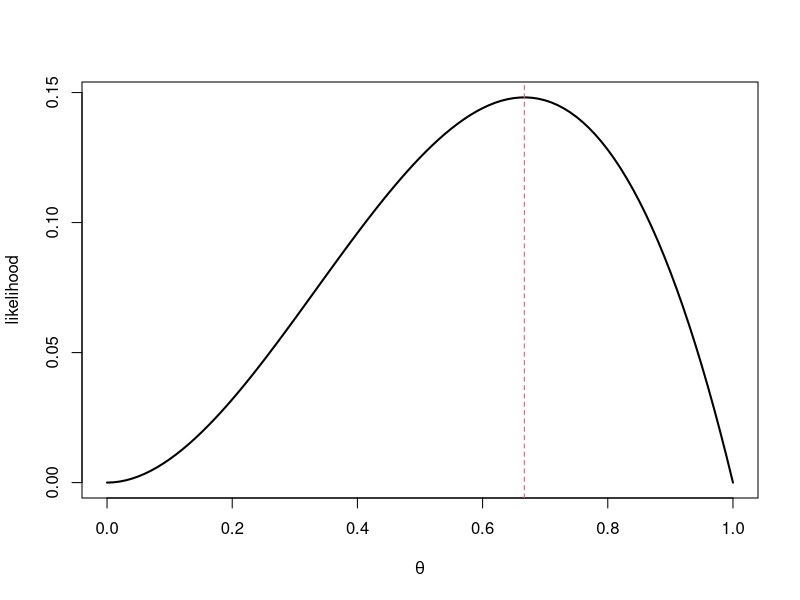
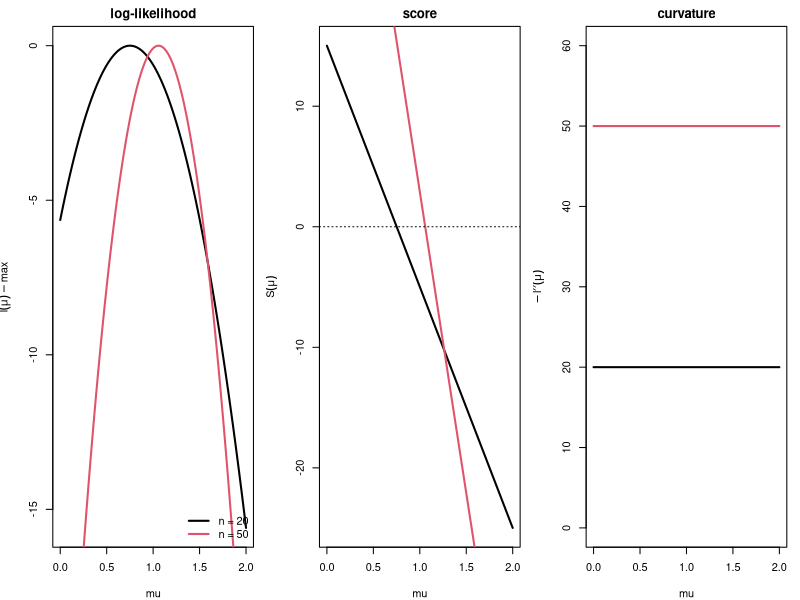
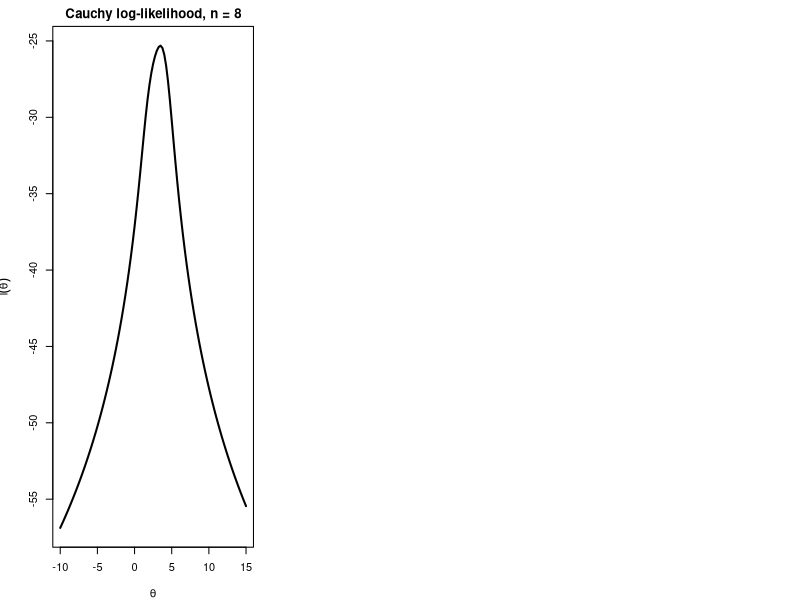
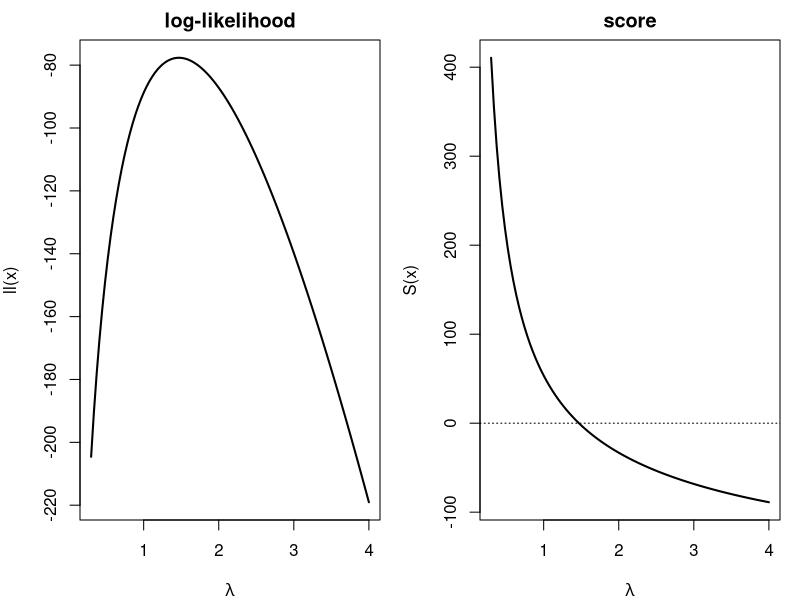
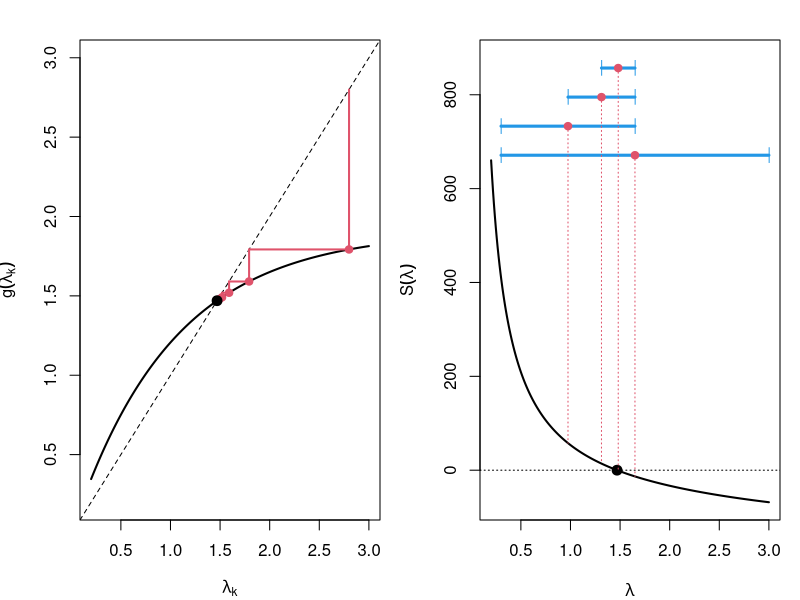
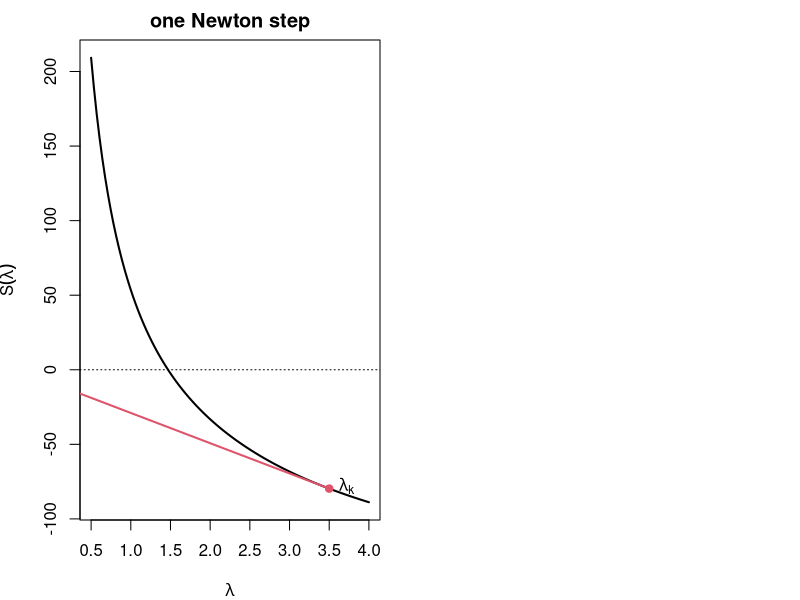
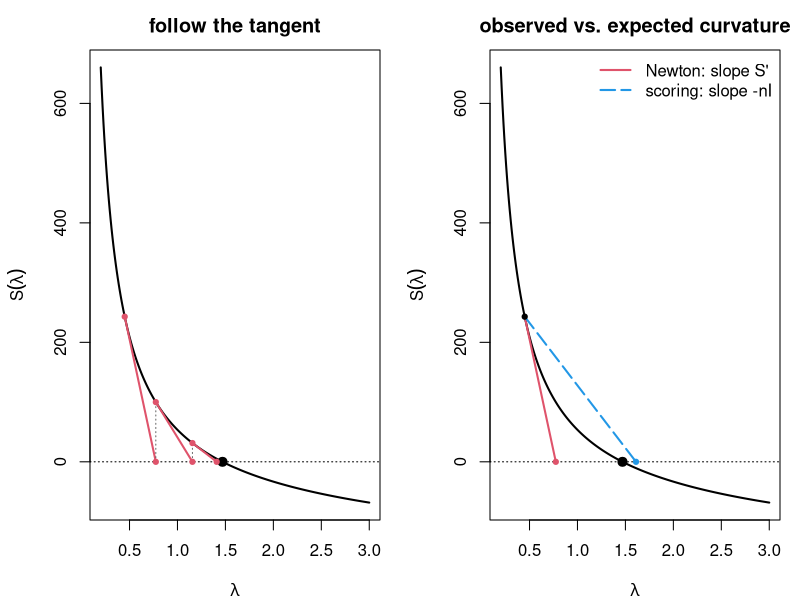
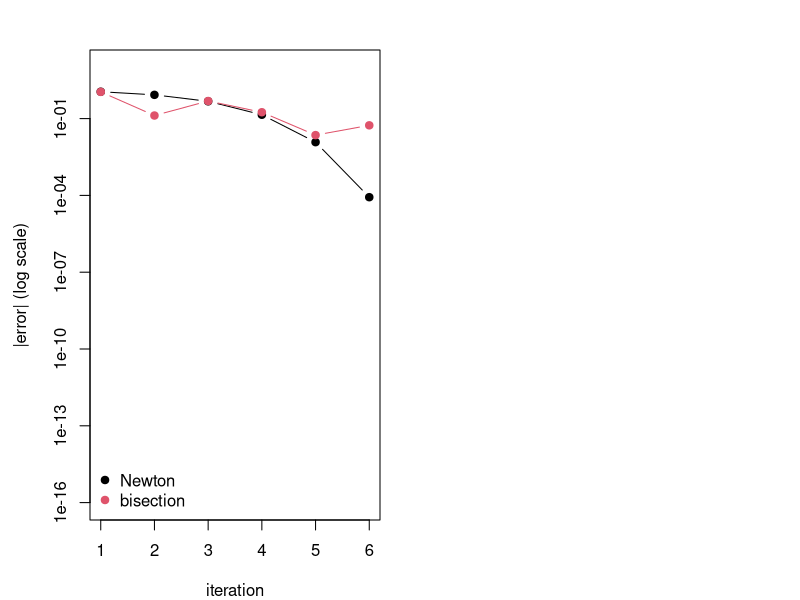

Write R code to recreate these figures, in order.
## ---- chunk 1
#| echo: false
set.seed(812)
## ---- chunk 2
#| echo: false
curve(x^2 * (1 - x), 0, 1, xlab = expression(theta), ylab = "likelihood", lwd = 2); abline(v = 2/3, col = 2, lty = 2)
## ---- chunk 3
#| echo: false
par(mfrow = c(1, 3), mar = c(4, 4, 2, 1))
x20 <- rnorm(20, 1); x50 <- rnorm(50, 1); mu <- seq(0, 2, length = 200)
ll <- function(mu, x) sapply(mu, function(m) sum(dnorm(x, m, log = TRUE)))
plot(mu, ll(mu, x20) - max(ll(mu, x20)), type = "l", lwd = 2, ylab = expression(l(mu) - max), main = "log-likelihood")
lines(mu, ll(mu, x50) - max(ll(mu, x50)), lwd = 2, col = 2); legend("bottomright", c("n = 20", "n = 50"), col = 1:2, lwd = 2, bty = "n")
plot(mu, 20 * (mean(x20) - mu), type = "l", lwd = 2, ylab = expression(S(mu)), main = "score"); lines(mu, 50 * (mean(x50) - mu), lwd = 2, col = 2); abline(h = 0, lty = 3)
plot(mu, rep(20, 200), type = "l", lwd = 2, ylim = c(0, 60), ylab = expression(-l*minute*minute(mu)), main = "curvature"); lines(mu, rep(50, 200), lwd = 2, col = 2)
## ---- chunk 4
xc <- rcauchy(8, location = 3)
llc <- function(th, dat) sapply(th, function(t) sum(dcauchy(dat, t, log = TRUE)))
curve(llc(x, xc), -10, 15, lwd = 2, xlab = expression(theta), ylab = expression(l(theta)), main = "Cauchy log-likelihood, n = 8")
## ---- chunk 5
y <- rpois(200, 1.5); x <- y[y > 0]; n <- length(x); sx <- sum(x)
ll <- function(l) -n * l + sx * log(l) - n * log(1 - exp(-l))
S  <- function(l) sx / l - n / (1 - exp(-l))
dS <- function(l) -sx / l^2 + n * exp(-l) / (1 - exp(-l))^2
nI <- function(l) n / (l * (1 - exp(-l))) - n * exp(-l) / (1 - exp(-l))^2
par(mfrow = c(1, 2), mar = c(4, 4, 2, 1))
curve(ll, 0.3, 4, lwd = 2, main = "log-likelihood", xlab = expression(lambda))
curve(S, 0.3, 4, lwd = 2, main = "score", xlab = expression(lambda)); abline(h = 0, lty = 3)
c(naive_mean = mean(x), true_lambda = 1.5)
## ---- chunk 6
fixed_point <- function(g, x0, tol = 1e-8, maxit = 500) {
  for (k in 1:maxit) { x1 <- g(x0); if (abs(x1 - x0) < tol) return(c(root = x1, iter = k)); x0 <- x1 }
  stop("not converged")
}
fixed_point(function(l) mean(x) * (1 - exp(-l)), x0 = mean(x))
## ---- chunk 7
lam <- seq(0.2, 3, length.out = 300)
g <- function(l) mean(x) * (1 - exp(-l))
lstar <- uniroot(S, c(0.2, 5))$root

plot(lam, g(lam), type = "l", lwd = 2, xlim = c(0.2, 3), ylim = c(0.2, 3),
     xlab = expression(lambda[k]), ylab = expression(g(lambda[k])))
abline(0, 1, lty = 2)
x0 <- 2.8
for (k in 1:5) {
  x1 <- g(x0)
  segments(x0, x0, x0, x1, col = 2, lwd = 2)   # up/down to the curve
  segments(x0, x1, x1, x1, col = 2, lwd = 2)   # across to the diagonal
  points(x0, x1, pch = 19, col = 2)
  x0 <- x1
}
points(lstar, lstar, pch = 19, cex = 1.3)
## ---- chunk 8
bisection <- function(S, a, b, tol = 1e-8) {
  k <- 0
  while (b - a > tol) { m <- (a + b) / 2; if (S(a) * S(m) <= 0) b <- m else a <- m; k <- k + 1 }
  c(root = (a + b) / 2, iter = k)
}
bisection(S, 0.1, 10)
## ---- chunk 9
Sv <- S(lam); yr <- range(Sv); pad <- 0.3 * diff(yr)
plot(lam, Sv, type = "l", lwd = 2, ylim = c(yr[1], yr[2] + pad),
     xlab = expression(lambda), ylab = expression(S(lambda)))
abline(h = 0, lty = 3); points(lstar, 0, pch = 19, cex = 1.3)

a <- 0.3; b <- 3
ylev <- seq(yr[2] + 0.05 * pad, yr[2] + 0.9 * pad, length.out = 4)
for (k in 1:4) {
  m <- (a + b) / 2
  segments(a, ylev[k], b, ylev[k], col = 4, lwd = 3)      # the current bracket
  points(c(a, b), rep(ylev[k], 2), pch = "|", col = 4)
  segments(m, ylev[k], m, S(m), lty = 3, col = 2)         # midpoint mapped up to S
  points(m, ylev[k], pch = 19, col = 2)
  if (S(a) * S(m) <= 0) b <- m else a <- m
}
## ---- chunk 10
#| echo: false
curve(S, 0.5, 4, lwd = 2, xlab = expression(lambda), ylab = expression(S(lambda)), main = "one Newton step"); abline(h = 0, lty = 3)
l0 <- 3.5; l1 <- l0 - S(l0) / dS(l0)
segments(l0, S(l0), l1, 0, col = 2, lwd = 2); points(c(l0, l1), c(S(l0), 0), pch = 19, col = 2)
text(l0, S(l0), expression(lambda[k]), pos = 4); text(l1, 0, expression(lambda[k+1]), pos = 1)
## ---- chunk 11
par(mfrow = c(1, 2), mar = c(4, 4.5, 2.5, 1))

## three Newton steps
plot(lam, S(lam), type = "l", lwd = 2, xlab = expression(lambda), ylab = expression(S(lambda)),
     main = "follow the tangent")
abline(h = 0, lty = 3); points(lstar, 0, pch = 19, cex = 1.2)
x0 <- 0.45
for (k in 1:3) {
  x1 <- x0 - S(x0) / dS(x0)
  segments(x0, S(x0), x1, 0, col = 2, lwd = 2)
  segments(x1, 0, x1, S(x1), lty = 3, col = "grey40")
  points(c(x0, x1), c(S(x0), 0), pch = 19, col = 2, cex = 0.7)
  x0 <- x1
}

## Newton step versus scoring step from the same point
plot(lam, S(lam), type = "l", lwd = 2, xlab = expression(lambda), ylab = expression(S(lambda)),
     main = "observed vs. expected curvature")
abline(h = 0, lty = 3); points(lstar, 0, pch = 19, cex = 1.2)
x0 <- 0.45
x_nr <- x0 - S(x0) / dS(x0)     # slope  S'(lambda)
x_fs <- x0 + S(x0) / nI(x0)     # slope -nI(lambda)
segments(x0, S(x0), x_nr, 0, col = 2, lwd = 2)
segments(x0, S(x0), x_fs, 0, col = 4, lwd = 2, lty = 5)
points(c(x0, x_nr, x_fs), c(S(x0), 0, 0), pch = 19, cex = 0.7, col = c(1, 2, 4))
legend("topright", bty = "n", lwd = 2, lty = c(1, 5), col = c(2, 4),
       legend = c("Newton: slope S'", "scoring: slope -nI"))
## ---- chunk 12
newton <- function(S, dS, x0, tol = 1e-8, maxit = 100, trace = FALSE) {
  for (k in 1:maxit) {
    x1 <- x0 - S(x0) / dS(x0)
    if (trace) cat(sprintf("iter %2d: %.10f\n", k, x1))
    if (!is.finite(x1)) stop("diverged")
    if (abs(x1 - x0) < tol) return(c(root = x1, iter = k))
    x0 <- x1 }
  stop("not converged")
}
newton(S, dS, x0 = mean(x), trace = TRUE)
## ---- chunk 13
#| echo: false
lhat <- newton(S, dS, mean(x))["root"]
err_newton <- {e <- c(); x0 <- 3; for (k in 1:6) { x0 <- x0 - S(x0)/dS(x0); e <- c(e, abs(x0 - lhat)) }; e}
err_bisec <- {a <- 0.1; b <- 10; e <- c(); for (k in 1:6) { m <- (a+b)/2; if (S(a)*S(m) <= 0) b <- m else a <- m; e <- c(e, abs((a+b)/2 - lhat)) }; e}
plot(1:6, pmax(err_newton, 1e-16), log = "y", type = "b", pch = 19, ylim = c(1e-16, 10), xlab = "iteration", ylab = "|error| (log scale)")
lines(1:6, err_bisec, type = "b", col = 2, pch = 19); legend("bottomleft", c("Newton", "bisection"), col = 1:2, pch = 19, bty = "n")
## ---- chunk 14
Sc  <- function(t) sum(2 * (x_c - t) / (1 + (x_c - t)^2))       # Cauchy score
dSc <- function(t) sum(2 * ((x_c - t)^2 - 1) / (1 + (x_c - t)^2)^2)
x_c <- rcauchy(8, 3)
starts <- c(-5, 0, median(x_c), 8)
sapply(starts, function(s) tryCatch(newton(Sc, dSc, s)["root"], error = function(e) NA))
## ---- chunk 15
c(step_from_3.5 = 3.5 - S(3.5) / dS(3.5))
tryCatch(newton(S, dS, 3.5), error = function(e) conditionMessage(e))
## ---- chunk 16
lik <- function(t) log(1 + t^2)
sder <- function(t) 2 * t / (1 + t^2)
par(mfrow = c(1, 2))
curve(lik, -5, 5, n = 400, lwd = 2, xlab = expression(theta), main = "negative log-likelihood")
curve(sder, -5, 5, n = 400, lwd = 2, xlab = expression(theta), main = "derivative: flat tails")
abline(h = 0, lty = 3); abline(v = c(-1, 1), col = 2, lty = 2)
## ---- chunk 17
fisher_scoring <- function(S, nI, x0, tol = 1e-8, maxit = 100) {
  for (k in 1:maxit) { x1 <- x0 + S(x0) / nI(x0); if (abs(x1 - x0) < tol) return(c(root = x1, iter = k)); x0 <- x1 }
}
rbind(newton = newton(S, dS, 3), fisher = fisher_scoring(S, nI, 3))
## ---- chunk 18
golden <- function(f, a, b, tol = 1e-8) {
  phi <- (sqrt(5) - 1) / 2; k <- 0
  x1 <- b - phi * (b - a); x2 <- a + phi * (b - a); f1 <- f(x1); f2 <- f(x2)
  while (b - a > tol) {
    if (f1 < f2) { b <- x2; x2 <- x1; f2 <- f1; x1 <- b - phi * (b - a); f1 <- f(x1) }
    else         { a <- x1; x1 <- x2; f1 <- f2; x2 <- a + phi * (b - a); f2 <- f(x2) }
    k <- k + 1 }
  c(root = (a + b) / 2, iter = k)
}
golden(function(l) -ll(l), 0.1, 10)      # R equivalent: optimize(function(l) -ll(l), c(0.1, 10))
## ---- chunk 19
f <- function(l) -ll(l)
fv <- f(lam); yr <- range(fv); pad <- 0.25 * diff(yr)
plot(lam, fv, type = "l", lwd = 2, ylim = c(yr[1], yr[2] + pad),
     xlab = expression(lambda), ylab = expression(-ell(lambda)))
points(lstar, f(lstar), pch = 19, cex = 1.3)

gr <- (3 - sqrt(5)) / 2; xl <- 0.3; xu <- 3
ylev <- seq(yr[2] + 0.05 * pad, yr[2] + 0.9 * pad, length.out = 3)
for (k in 1:3) {
  xml <- xl + gr * (xu - xl); xmu <- xu - gr * (xu - xl)
  segments(xl, ylev[k], xu, ylev[k], col = 4, lwd = 3)
  points(c(xl, xu), rep(ylev[k], 2), pch = "|", col = 4)
  keep_lower <- f(xml) < f(xmu)
  points(xml, ylev[k], pch = 19, cex = 0.9, col = if (keep_lower) 4 else 2)
  points(xmu, ylev[k], pch = 19, cex = 0.9, col = if (keep_lower) 2 else 4)
  if (keep_lower) xu <- xmu else xl <- xml
}
## ---- chunk 20
lhat <- newton(S, dS, mean(x))["root"]
c(mle = lhat, se_observed = 1 / sqrt(-dS(lhat)), se_expected = 1 / sqrt(nI(lhat)))
lhat + c(-1.96, 1.96) / sqrt(-dS(lhat))    # 95% Wald interval
## ---- chunk 21
h <- 1e-5
c(analytic = dS(lhat), numeric = (ll(lhat + h) - 2 * ll(lhat) + ll(lhat - h)) / h^2)
## ---- chunk 22
mle_nzp <- function(n_obs)
  uniroot(function(l) sum(n_obs) / l - length(n_obs) / (1 - exp(-l)),
          c(1e-6, 50), tol = 1e-10)$root

sim_nzp <- function(lambda, n_gen = 200, B = 500)
  vapply(1:B, function(b) {
    yb <- rpois(n_gen, lambda); nb <- yb[yb > 0]
    c(naive = mean(nb), mle = mle_nzp(nb))
  }, c(naive = 0, mle = 0))

est <- sim_nzp(1.5)
par(mfrow = c(1, 2))
for (m in c("naive", "mle"))
  { hist(est[m, ], breaks = 25, col = "grey90", xlim = range(est),
         xlab = expression(hat(lambda)),
         main = sprintf("%s, bias = %.3f", m, mean(est[m, ]) - 1.5))
    abline(v = 1.5, col = 2, lwd = 2, lty = 2) }
## ---- chunk 23
#| echo: false
#| fig-width: 7
#| fig-height: 7
A <- matrix(c(2, 1.2, 1.2, 1), 2)
s <- seq(-2, 2, length.out = 80); g <- expand.grid(x = s, y = s)
z <- matrix(apply(g, 1, function(v) -0.5 * drop(t(v) %*% A %*% v)), 80)
par(pty = "s", mar = c(4, 4, 1, 1))
contour(s, s, z, nlevels = 12, xlab = expression(theta[1]), ylab = expression(theta[2]))
# gradient arrows
pts <- rbind(c(1, 1), c(-1.5, 0.5), c(0.5, -1.5))
for (i in 1:3) { gr <- -A %*% pts[i, ]
  arrows(pts[i,1], pts[i,2], pts[i,1] + 0.3*gr[1], pts[i,2] + 0.3*gr[2],
         col = 3, lwd = 2, length = 0.1) }
# principal axes with eigenvalue labels: length 1/sqrt(lambda) on each side
e <- eigen(A); k <- 1.6
for (j in 1:2) { v <- e$vectors[, j] * k / sqrt(e$values[j])
  segments(-v[1], -v[2], v[1], v[2], col = "firebrick", lwd = 2, lty = 2)
  text(v[1], v[2], bquote(lambda[.(j)] == .(round(e$values[j], 2))),
       col = "firebrick", pos = if (j == 1) 4 else 2, cex = 0.9) }
points(0, 0, pch = 19)
## ---- chunk 24
n <- 500; X <- cbind(1, rnorm(n), rnorm(n)); beta_true <- c(-0.5, 1, -2)
y <- rbinom(n, 1, plogis(X %*% beta_true))
loglik <- function(b) sum(y * (X %*% b) - log1p(exp(X %*% b)))
grad   <- function(b) crossprod(X, y - plogis(X %*% b))
hess   <- function(b) { p <- plogis(X %*% b); -crossprod(X, X * drop(p * (1 - p))) }

newton_mv <- function(grad, hess, b0, tol = 1e-8, maxit = 50) {
  path <- drop(b0)
  for (k in 1:maxit) {
    b1 <- b0 - solve(hess(b0), grad(b0)); path <- rbind(path, drop(b1))
    if (max(abs(b1 - b0)) < tol)
      return(list(est = drop(b1), iter = k, se = sqrt(diag(solve(-hess(b1)))), path = path))
    b0 <- b1 }
}
fit <- newton_mv(grad, hess, rep(0, 3)); fit$iter
rbind(newton = fit$est, glm = coef(glm(y ~ X[, -1], family = binomial)))
rbind(newton = fit$se, glm = sqrt(diag(vcov(glm(y ~ X[, -1], family = binomial)))))
## ---- chunk 25
grad_descent <- function(f, gr, x0, maxit = 1000, tol = 1e-8) {
  path <- x0
  for (k in 1:maxit) {
    d <- -gr(x0); a <- optimize(function(a) f(x0 + a * d), c(0, 10))$minimum   # exact line search
    x1 <- x0 + a * d; path <- rbind(path, x1)
    if (sqrt(sum((x1 - x0)^2)) < tol) break
    x0 <- x1 }
  list(par = x1, iter = k, path = path)
}
## ---- chunk 26
#| echo: false
fq <- function(v) 0.5 * drop(t(v) %*% A %*% v); gq <- function(v) drop(A %*% v)
gd <- grad_descent(fq, gq, c(2, -1.8), maxit = 30)
par(pty = "s", mar = c(4, 4, 2, 1)); contour(seq(-2, 2, l = 80), seq(-2, 2, l = 80), -z, nlevels = 15, main = sprintf("gradient descent, %d iterations", gd$iter))
lines(gd$path, type = "b", col = 2, pch = 19, cex = 0.6)
## ---- chunk 27
conj_grad <- function(f, gr, x0, maxit = 1000, tol = 1e-8, restart = length(x0)) {
  g0 <- gr(x0); d <- -g0; path <- x0
  for (k in 1:maxit) {
    a <- optimize(function(a) f(x0 + a * d), c(0, 10))$minimum
    x1 <- x0 + a * d; g1 <- gr(x1); path <- rbind(path, x1)
    if (sqrt(sum(g1^2)) < tol) break
    beta <- if (k %% restart == 0) 0 else max(0, sum(g1 * (g1 - g0)) / sum(g0^2))   # Polak-Ribiere+
    d <- -g1 + beta * d; x0 <- x1; g0 <- g1 }
  list(par = x1, iter = k, path = path)
}
cg <- conj_grad(fq, gq, c(2, -1.8))
par(pty = "s", mar = c(4, 4, 2, 1)); contour(seq(-2, 2, l = 80), seq(-2, 2, l = 80), -z, nlevels = 15, main = sprintf("conjugate gradient, %d iterations", cg$iter))
lines(gd$path, type = "b", col = 2, pch = 19, cex = 0.6); lines(cg$path, type = "b", col = 4, pch = 19, lwd = 2)
legend("topleft", c("gradient descent", "conjugate gradient"), col = c(2, 4), lwd = 2, bty = "n")
## ---- chunk 28
negll <- function(b) -loglik(b); neggr <- function(b) -drop(grad(b))
fits <- list(NM = optim(rep(0, 3), negll, method = "Nelder-Mead"),
             CG = optim(rep(0, 3), negll, neggr, method = "CG"),
             BFGS = optim(rep(0, 3), negll, neggr, method = "BFGS", hessian = TRUE))
t(sapply(fits, function(f) c(f$par, f_evals = f$counts[1], g_evals = f$counts[2])))
sqrt(diag(solve(fits$BFGS$hessian)))     # SEs from the numerically computed Hessian at the optimum
## ---- chunk 29
rosen <- function(v) (1 - v[1])^2 + 100 * (v[2] - v[1]^2)^2       # Rosenbrock "banana", min at (1, 1)
nm <- optim(c(-1.2, 1), rosen, method = "Nelder-Mead"); c(nm$par, evals = nm$counts["function"])
## ---- chunk 30
log1pexp <- function(u) pmax(u, 0) + log1p(exp(-abs(u)))
lik_score_info <- function(b, r, z) {
  u <- b[1] + b[2] * z; p <- plogis(u); w <- p * (1 - p)
  list(neg_loglik = -sum(u * r - log1pexp(u)),
       neg_score  = -c(sum(r - p), sum(z * (r - p))),
       inf        = matrix(c(sum(w), sum(z * w), sum(z * w), sum(z * z * w)), 2, 2))
}
neg_logp_logistic <- function(b, z, r) { u <- b[1] + b[2] * z; -sum(u * r - log1pexp(u)) }
mle_logistic_nr <- function(b0, no_iter, r, z) {
  out <- matrix(NA_real_, no_iter + 1, 3, dimnames = list(NULL, c("beta0", "beta1", "neg_loglike")))
  b <- b0
  for (i in seq_len(no_iter + 1)) {
    q <- lik_score_info(b, r, z); out[i, ] <- c(b, q$neg_loglik)
    if (i > no_iter) break
    step <- tryCatch(solve(q$inf, q$neg_score), error = function(e) rep(NA_real_, 2))
    if (any(!is.finite(step))) break
    b <- b - step
  }
  out
}

set.seed(1)
n2 <- 200; z2 <- sort(runif(n2, -2, 2)); r2 <- rbinom(n2, 1, plogis(1.5 * z2))
logit_nlm <- nlm(neg_logp_logistic, c(0, 0), z = z2, r = r2, hessian = TRUE)
logit_nlm$estimate
## ---- chunk 31
sgd_logistic <- function(z, r, b0, gamma0 = 0.5, t0 = 100, epochs = 30, batch = 10) {
  n <- length(z); b <- b0; t <- 0; path <- b0
  for (e in 1:epochs) {
    idx <- sample(n)
    for (s in seq(1, n, by = batch)) {
      i <- idx[s:min(s + batch - 1, n)]
      t <- t + 1
      u <- b[1] + b[2] * z[i]
      p <- plogis(u)
      grad <- c(sum(r[i] - p), sum(z[i] * (r[i] - p))) / length(i)
      b <- b + gamma0 / (1 + t / t0) * grad
      path <- rbind(path, b)
    }
  }
  list(est = b, path = path)
}

set.seed(2)
beta_true2 <- c(0, 1.5)
sg <- sgd_logistic(z2, r2, c(0, 0))
rbind(sgd = sg$est, nlm = logit_nlm$estimate, truth = beta_true2)
## ---- chunk 32
#| echo: false
nr_path <- mle_logistic_nr(c(0, 0), 8, r2, z2)     # beta0, beta1, neg_loglike per Newton iteration
m <- 10; per_epoch <- length(z2) / m
xs <- 0:(nrow(sg$path) - 1)
xn <- (0:(nrow(nr_path) - 1)) * per_epoch

matplot(xs, sg$path, type = "l", lty = 1, col = c(2, 4),
        ylim = range(sg$path, nr_path[, 1:2]),
        xlab = "mini-batch updates (one epoch = one full pass through the data)",
        ylab = "coefficient",
        main = expression(paste("SGD vs. Newton-Raphson: ", beta[0], " (red), ", beta[1], " (blue)")))
matlines(xn, nr_path[, 1:2], type = "b", lty = 2, pch = 19, col = c(2, 4), lwd = 2)
abline(h = logit_nlm$estimate, col = c(2, 4), lty = 3)
abline(v = seq(0, max(xs), per_epoch), col = "grey85")
legend("right", c("SGD (mini-batch)", "Newton (per full pass)", "MLE"),
       lty = c(1, 2, 3), pch = c(NA, 19, NA), bty = "n", cex = 0.85)
